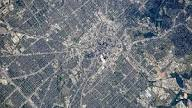
#> input picture data/images/images (1).jpg, 192 x 108 px; its folder holds 4 pictures in this run
$ python dummy_mask.py
#> lines starting #> are read from the running program, lines starting #| are printed output that depends on the picture; after the words box and inside, x2 and y2 are one past the last pixel; in counts of white or black regions, pixels touching at a corner belong together
import cv2
import numpy as np
import os

image_dir = "data/images"
mask_dir = "data/masks"

for img_name in os.listdir(image_dir):
    img_path = os.path.join(image_dir, img_name)
    img = cv2.imread(img_path)
#> img is the input picture: shape (108, 192, 3); mean B, G, R 122, 115.7, 110

    h, w, _ = img.shape
#> h = 108; w = 192

    # Create fake mask (white square in center)
    mask = np.zeros((h, w), dtype=np.uint8)
    mask[h//4:3*h//4, w//4:3*w//4] = 255

    cv2.imwrite(os.path.join(mask_dir, img_name), mask)
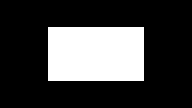
#> saved as images (1).jpg: shape (108, 192); 25% white; 1 white region, box (x1, y1, x2, y2) and area: (48, 27, 144, 81) 5184
#> pass 3 of the loop `for img_name in os.listdir(image_dir):`:
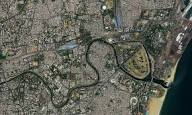
#> input picture data/images/images (3).jpg, 192 x 115 px
#> img is the input picture: shape (115, 192, 3); mean B, G, R 87.8, 97.5, 96
#> `cv2.imwrite(os.path.join(mask_dir, img_name), mask)`:
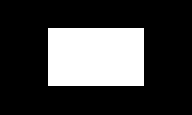
#> saved as images (3).jpg: shape (115, 192); 25.2% white; 1 white region, box (x1, y1, x2, y2) and area: (48, 28, 144, 86) 5568
#> the loop made 4 passes; the first 3 are shown

print("Dummy masks created!")
